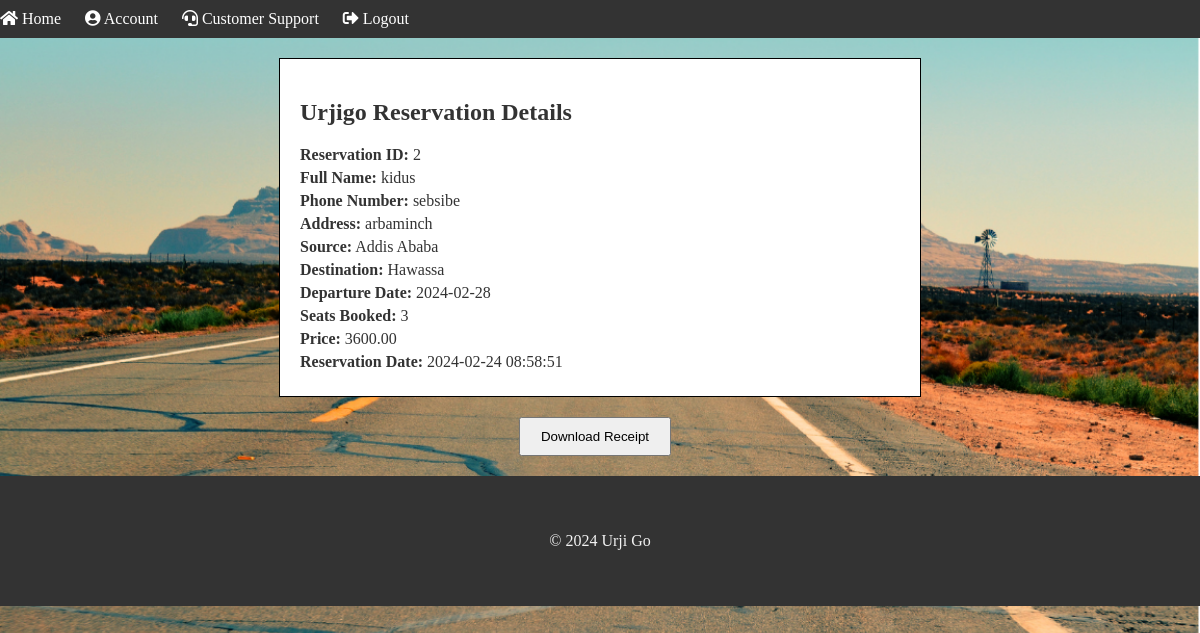
Page /admin/details.php?id=2 (signed in) on the committed database.
### tables this page shows
CREATE TABLE IF NOT EXISTS `reservations` (
  `id` int NOT NULL AUTO_INCREMENT,
  `user_id` int NOT NULL,
  `buses_id` int NOT NULL,
  `fullname` varchar(255) NOT NULL,
  `phone_number` varchar(20) NOT NULL,
  `address` varchar(255) NOT NULL,
  `source` varchar(100) NOT NULL,
  `destination` varchar(100) NOT NULL,
  `departure_date` date NOT NULL,
  `seats_booked` int NOT NULL,
  `price` decimal(10,2) NOT NULL,
  `reservation_date` datetime NOT NULL,
  `ticket` int NOT NULL,
  PRIMARY KEY (`id`,`ticket`),
  UNIQUE KEY `ticket` (`ticket`),
  KEY `users_id` (`user_id`),
  KEY `buses_id` (`buses_id`)
);

### admin/details.php (the view, shortened to what this page needs)
<!DOCTYPE html>
<html lang="en">
<head>
    <link rel="stylesheet" href="../css/styles.css">
</head>
<body style="background-image: url('../assets/admin.png'); background-size:cover; background-repeat:no-repeat;">
    <?php include_once('includes/header.php'); ?>
    <div class="container">
    <?php
include_once('../db/dbconfig.php');
if(isset($_GET['id'])) {
    $reservation_id = $_GET['id'];
    $sql = "SELECT * FROM reservations WHERE id = ?";
    $stmt = $conn->prepare($sql);
    $stmt->bind_param("i", $reservation_id);
    $stmt->execute();
    $result = $stmt->get_result();
    if ($result->num_rows > 0) {
        $row = $result->fetch_assoc();
    } else {
        echo "No reservation found with ID: " . $reservation_id;
    }
} else {
    echo "Reservation ID is not provided.";
}
?>
    <div class="receipt">
        <h2>Urjigo Reservation Details</h2>
        <p><strong>Reservation ID:</strong> <?php echo $row['id']; ?></p>
        <p><strong>Full Name:</strong> <?php echo $row['fullname']; ?></p>
        <p><strong>Phone Number:</strong> <?php echo $row['phone_number']; ?></p>
        <p><strong>Address:</strong> <?php echo $row['address']; ?></p>
        <p><strong>Source:</strong> <?php echo $row['source']; ?></p>
        <p><strong>Destination:</strong> <?php echo $row['destination']; ?></p>
        <p><strong>Departure Date:</strong> <?php echo $row['departure_date']; ?></p>
        <p><strong>Seats Booked:</strong> <?php echo $row['seats_booked']; ?></p>
        <p><strong>Price:</strong> <?php echo $row['price']; ?></p>
        <p><strong>Reservation Date:</strong> <?php echo $row['reservation_date']; ?></p>
    </div><div class="btn-container">
            <button onclick="downloadImage()">Download Receipt</button>
        </div>
    </div>
    <?php include_once('includes/footer.php'); ?>
</body>
</html>

### css/styles.css (style rules this page uses)
body { margin: 0; padding: 0; }
.container { width: 80%; max-width: 80%; margin: 0 auto; padding: 20px; }
h2 { color: #333; }
div { color: #333; }

### admin/details.php (style rules this page uses)
.receipt { background-color: #fff; border: 1px solid #000; padding: 20px; max-width: 600px; margin: 0 auto; }
.receipt h2 { color: #333; }
.receipt p { margin: 5px 0; }
.btn-container { margin-top: 20px; text-align: center; }
.btn-container button { padding: 10px 20px; margin-right: 10px; }

### rows in the picture
reservations: id "2", fullname "kidus", phone_number "sebsibe", address "arbaminch", source "Addis Ababa", destination "Hawassa", departure_date "2024-02-28", seats_booked "3", price "3600.00", reservation_date "2024-02-24 08:58:51"
